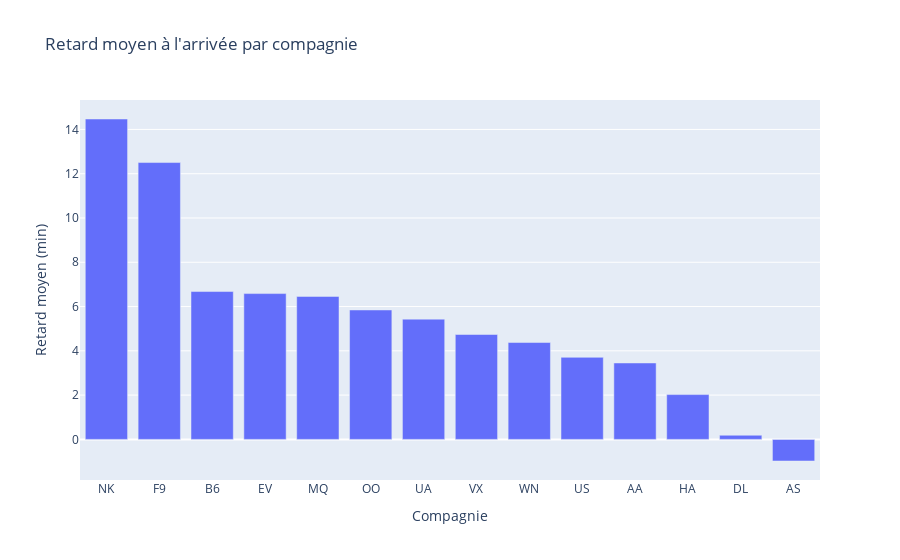

Here is the notebook cell this chart was saved with:
### Markdown cell above
**Retard moyen arrivée par compagnie**

### Code cell
avg_delay_df = flights_df.groupBy("AIRLINE") \
    .agg(avg("ARRIVAL_DELAY").alias("avg_arrival_delay"))

avg_delay_pd = avg_delay_df.toPandas()

fig = px.bar(
    avg_delay_pd.sort_values(by="avg_arrival_delay", ascending=False),
    x="AIRLINE",
    y="avg_arrival_delay",
    title="Retard moyen à l'arrivée par compagnie",
    labels={"avg_arrival_delay": "Retard moyen (min)", "AIRLINE": "Compagnie"}
)
fig.show()

### Figure 1 — Plotly figure (JSON) as saved in the notebook; plotly's stock layout.template omitted (floating-point values rounded to 4 significant figures)
{"data": [{"hovertemplate": "Compagnie=%{x}<br>Retard moyen (min)=%{y}<extra></extra>", "legendgroup": "", "marker": {"color": "#636efa", "pattern": {"shape": ""}}, "name": "", "orientation": "v", "showlegend": false, "textposition": "auto", "type": "bar", "x": ["NK", "F9", "B6", "EV", "MQ", "OO", "UA", "VX", "WN", "US", "AA", "HA", "DL", "AS"], "xaxis": "x", "y": [14.47, 12.5, 6.678, 6.585, 6.458, 5.846, 5.432, 4.738, 4.375, 3.706, 3.451, 2.023, 0.1868, -0.9766], "yaxis": "y"}], "layout": {"autosize": true, "barmode": "relative", "legend": {"tracegroupgap": 0}, "title": {"text": "Retard moyen à l'arrivée par compagnie"}, "xaxis": {"anchor": "y", "autorange": true, "domain": [0, 1], "range": [-0.5, 13.5], "title": {"text": "Compagnie"}, "type": "category"}, "yaxis": {"anchor": "x", "autorange": true, "domain": [0, 1], "range": [-1.835, 15.33], "title": {"text": "Retard moyen (min)"}, "type": "linear"}}}
